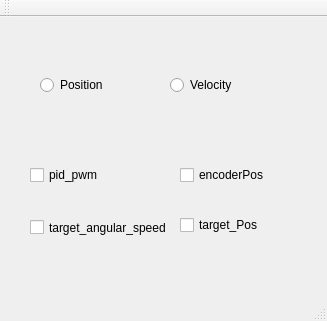
<?xml version="1.0" encoding="UTF-8"?>
<ui version="4.0">
 <class>QtWidgetsApplication1Class</class>
 <widget class="QMainWindow" name="QtWidgetsApplication1Class">
  <property name="geometry">
   <rect>
    <x>0</x>
    <y>0</y>
    <width>327</width>
    <height>321</height>
   </rect>
  </property>
  <property name="windowTitle">
   <string>QtWidgetsApplication1</string>
  </property>
  <widget class="QWidget" name="centralWidget">
   <widget class="QRadioButton" name="radioButton">
    <property name="geometry">
     <rect>
      <x>40</x>
      <y>60</y>
      <width>90</width>
      <height>16</height>
     </rect>
    </property>
    <property name="text">
     <string>Position</string>
    </property>
   </widget>
   <widget class="QRadioButton" name="radioButton_2">
    <property name="geometry">
     <rect>
      <x>170</x>
      <y>60</y>
      <width>101</width>
      <height>16</height>
     </rect>
    </property>
    <property name="text">
     <string>Velocity</string>
    </property>
   </widget>
   <widget class="QCheckBox" name="checkBox">
    <property name="geometry">
     <rect>
      <x>30</x>
      <y>150</y>
      <width>81</width>
      <height>16</height>
     </rect>
    </property>
    <property name="text">
     <string>pid_pwm</string>
    </property>
   </widget>
   <widget class="QCheckBox" name="checkBox_2">
    <property name="geometry">
     <rect>
      <x>180</x>
      <y>150</y>
      <width>91</width>
      <height>16</height>
     </rect>
    </property>
    <property name="text">
     <string>encoderPos</string>
    </property>
   </widget>
   <widget class="QCheckBox" name="checkBox_3">
    <property name="geometry">
     <rect>
      <x>30</x>
      <y>200</y>
      <width>141</width>
      <height>21</height>
     </rect>
    </property>
    <property name="text">
     <string>target_angular_speed</string>
    </property>
   </widget>
   <widget class="QCheckBox" name="checkBox_4">
    <property name="geometry">
     <rect>
      <x>180</x>
      <y>200</y>
      <width>81</width>
      <height>16</height>
     </rect>
    </property>
    <property name="text">
     <string>target_Pos</string>
    </property>
   </widget>
  </widget>
  <widget class="QMenuBar" name="menuBar">
   <property name="geometry">
    <rect>
     <x>0</x>
     <y>0</y>
     <width>327</width>
     <height>21</height>
    </rect>
   </property>
  </widget>
  <widget class="QToolBar" name="mainToolBar">
   <attribute name="toolBarArea">
    <enum>TopToolBarArea</enum>
   </attribute>
   <attribute name="toolBarBreak">
    <bool>false</bool>
   </attribute>
  </widget>
  <widget class="QStatusBar" name="statusBar"/>
 </widget>
 <layoutdefault spacing="6" margin="11"/>
 <resources>
  <include location="QtWidgetsApplication1.qrc"/>
 </resources>
 <connections/>
</ui>
